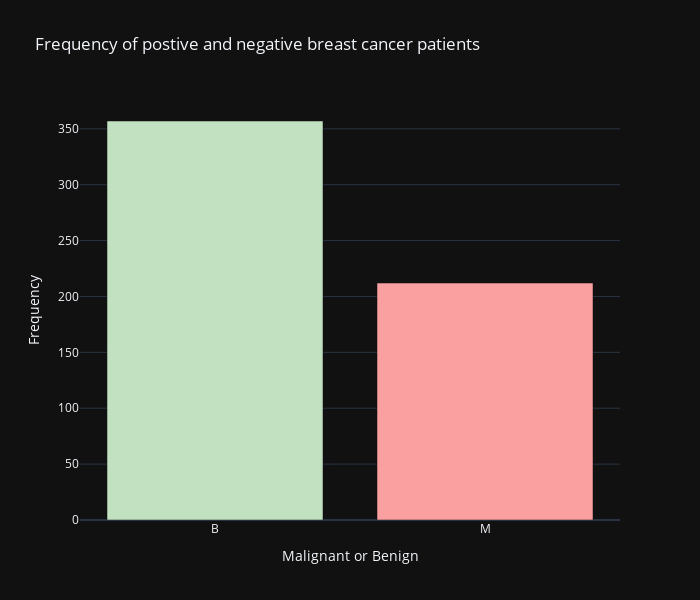

The notebook cell this image was saved under:
### Code cell
colors = ["#C1E1C1", "#FAA0A0"]

fig = go.Figure(data=[go.Bar(
    x=df["y"].value_counts().index,
    y=df["y"].value_counts(),
    marker_color=colors,
)])

fig.update_layout(showlegend=False, title="Frequency of postive and negative breast cancer patients",
                  xaxis_title="Malignant or Benign", yaxis_title="Frequency",
                  width=700, height=600)
fig.show()
fig.show("svg")

### Figure 1 — Plotly figure (JSON) as saved in the notebook; plotly's stock layout.template omitted (floating-point values rounded to 4 significant figures)
{"data": [{"marker": {"color": ["#C1E1C1", "#FAA0A0"]}, "x": ["B", "M"], "y": [357, 212], "type": "bar"}], "layout": {"showlegend": false, "title": {"text": "Frequency of postive and negative breast cancer patients"}, "xaxis": {"title": {"text": "Malignant or Benign"}}, "yaxis": {"title": {"text": "Frequency"}}, "width": 700, "height": 600}}
